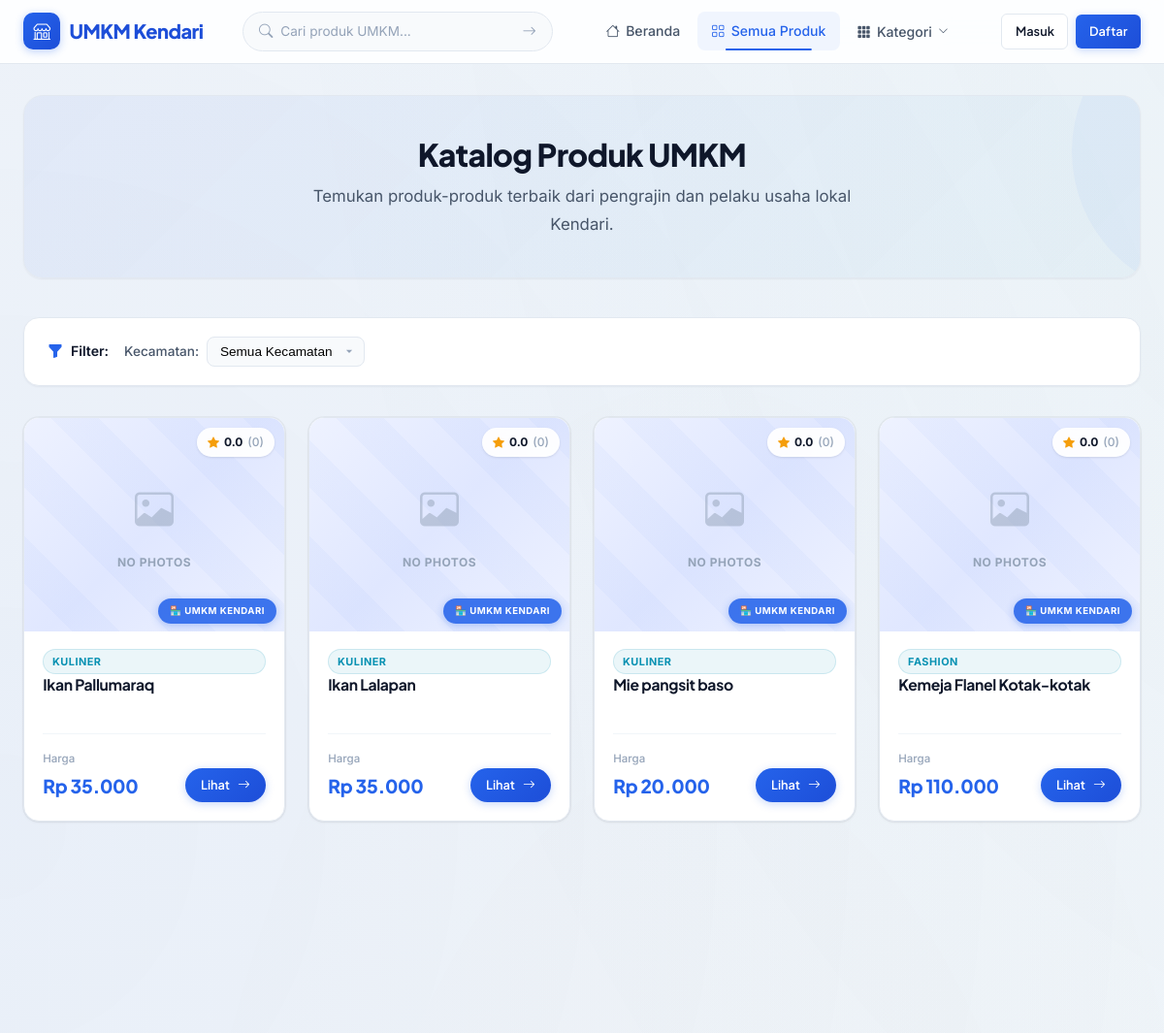
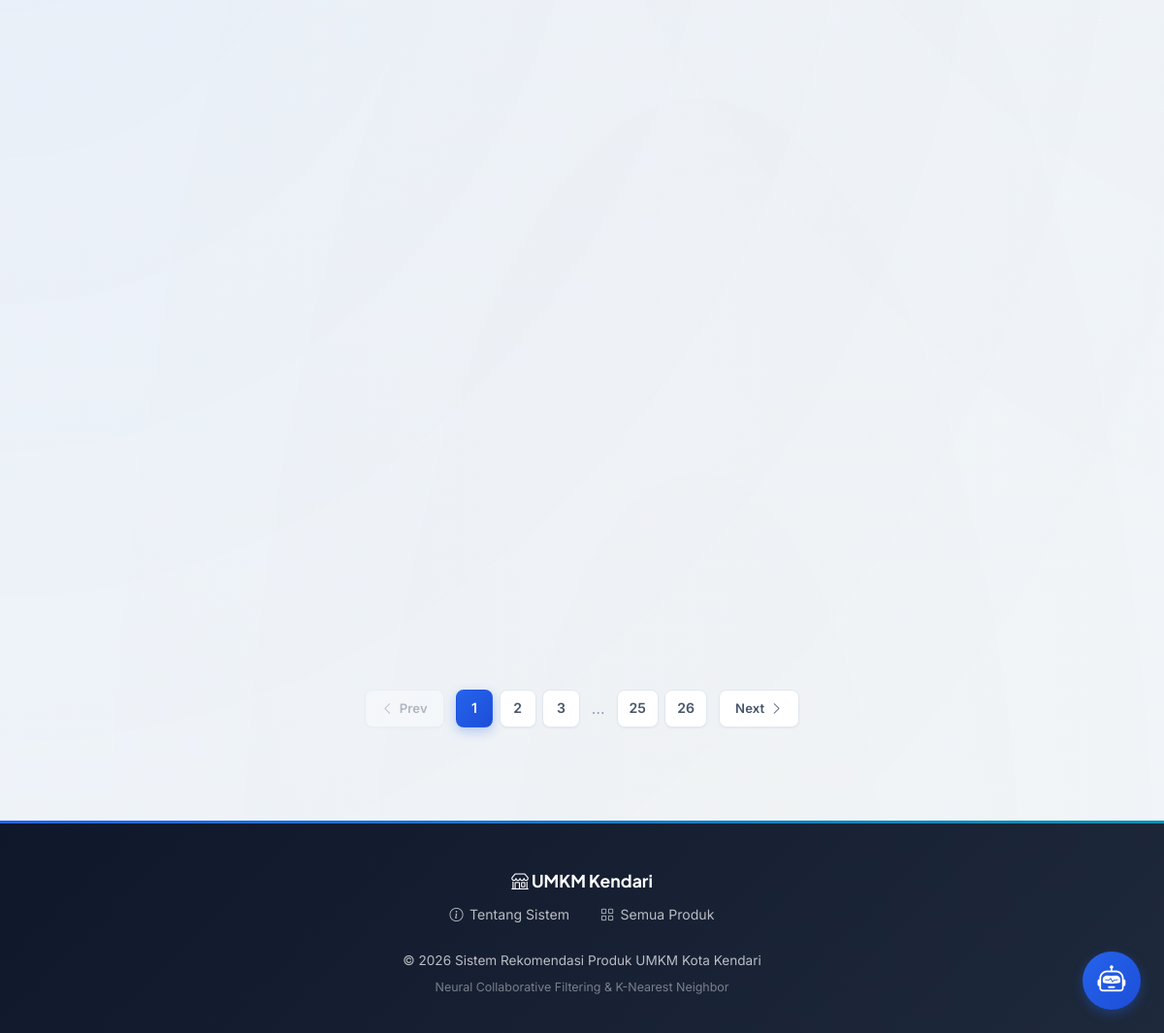
Screenshot of /produk with the database file from the repository (2 pictures, top to bottom).
### tables this page shows
CREATE TABLE produk (
            id INTEGER PRIMARY KEY AUTOINCREMENT,
            nama TEXT NOT NULL,
            deskripsi TEXT DEFAULT '',
            harga REAL NOT NULL DEFAULT 0,
            stok INTEGER NOT NULL DEFAULT 0,
            gambar TEXT DEFAULT 'default.jpg',
            kategori_id INTEGER,
            seller_id INTEGER NOT NULL,
            created_at TIMESTAMP DEFAULT CURRENT_TIMESTAMP, tersedia INTEGER NOT NULL DEFAULT 1, kecamatan TEXT DEFAULT 'Kendari',
            FOREIGN KEY (kategori_id) REFERENCES kategori(id) ON DELETE SET NULL,
            FOREIGN KEY (seller_id) REFERENCES users(id) ON DELETE CASCADE
        );

### routes/main.py (the view)
@main_bp.route('/produk')
def list_produk():
    kecamatan = request.args.get('kecamatan', '')
    kategori_id = request.args.get('kategori', type=int)
    page = request.args.get('page', 1, type=int)
    per_page = 12
    if kecamatan:
        all_produk = Produk.get_by_kecamatan(kecamatan)
    elif kategori_id:
        all_produk = Produk.get_by_kategori(kategori_id)
    else:
        all_produk = Produk.get_all()
    total = len(all_produk)
    total_pages = max(1, (total + per_page - 1) // per_page)
    page = min(page, total_pages)
    start = (page - 1) * per_page
    produk_list = all_produk[start:start + per_page]
    kategori_list = Kategori.get_all()
    kecamatan_list = Produk.get_kecamatan_list()
    return render_template('produk/list.html',
                           produk_list=produk_list,
                           kategori_list=kategori_list,
                           kecamatan_list=kecamatan_list,
                           selected_kecamatan=kecamatan,
                           page=page,
                           total_pages=total_pages,
                           total=total)

### models/database.py (called while the page is built)
def get_db():
    from flask import g
    if 'db' not in g:
        g.db = sqlite3.connect(DATABASE)
        g.db.row_factory = sqlite3.Row
        g.db.execute("PRAGMA foreign_keys = ON")
    return g.db

### models/kategori.py (called while the page is built)
    @staticmethod
    def get_all():
        db = get_db()
        rows = db.execute('SELECT * FROM kategori ORDER BY nama').fetchall()
        return [Kategori(**dict(row)) for row in rows]

### models/produk.py (called while the page is built)
    @staticmethod
    def _base_query():
        return '''
            SELECT p.*,
                   k.nama as kategori_nama,
                   u.nama_lengkap as seller_nama,
                   u.no_telepon as seller_no_telepon,
                   COALESCE(AVG(r.score), 0) as avg_rating,
                   COUNT(r.id) as total_rating
            FROM produk p
            LEFT JOIN kategori k ON p.kategori_id = k.id
            LEFT JOIN users u ON p.seller_id = u.id
            LEFT JOIN ratings r ON p.id = r.produk_id
        '''

    @staticmethod
    def get_all(limit=None, kecamatan=None):
        db = get_db()
        query = Produk._base_query()
        params = []
        if kecamatan:
            query += ' WHERE p.kecamatan = ?'
            params.append(kecamatan)
        query += ' GROUP BY p.id ORDER BY p.created_at DESC'
        if limit:
            query += f' LIMIT {limit}'
        rows = db.execute(query, params).fetchall()
        return [Produk(**dict(row)) for row in rows]

    @staticmethod
    def get_kecamatan_list():
        db = get_db()
        rows = db.execute('SELECT DISTINCT kecamatan FROM produk ORDER BY kecamatan').fetchall()
        return [row['kecamatan'] for row in rows]

### templates/produk/list.html (shortened to what this page needs)
{% extends "base.html" %}
{% block content %}
<div class="container" style="padding-top: 2rem;">
    <div class="page-hero">
        {% if search_keyword %}
        <div class="page-hero-icon">
            <i class="bi bi-search"></i>
        </div>
        <h1>
            Hasil Pencarian: "<span style="color:var(--primary);">{{ search_keyword }}</span>"
        </h1>
        <p>Ditemukan <strong>{{ total }}</strong> produk UMKM yang sesuai dengan pencarian Anda.</p>
        {% else %}
        <h1>Katalog Produk UMKM</h1>
        <p>Temukan produk-produk terbaik dari pengrajin dan pelaku usaha lokal Kendari.</p>
        {% endif %}
    </div>
    <div class="filter-bar">
        <div style="display: flex; align-items: center; gap: 0.5rem;">
            <i class="bi bi-funnel-fill" style="color: var(--primary);"></i>
            <span style="font-weight: 600; color: var(--text-primary); font-size: 0.88rem;">Filter:</span>
        </div>
        <div style="display: flex; align-items: center; gap: 0.5rem;">
            <label for="kecamatan-select" style="font-size: 0.85rem; color: var(--text-secondary); font-weight: 500;">Kecamatan:</label>
            <select id="kecamatan-select" onchange="filterByKecamatan(this.value)">
                <option value="">Semua Kecamatan</option>
            </select>
        </div>
    </div>
    {% if produk_list %}
    <div class="product-grid">
        {% for produk in produk_list %}
        <div class="product-card" style="display: flex; flex-direction: column; height: 100%;">
            <div class="card-image" style="height: 220px; position: relative;">
                <a href="{{ url_for('main.detail_produk', produk_id=produk.id) }}" class="product-image-wrapper">
                    <div class="no-photo-placeholder" style="display: none; position: absolute; top: 0; left: 0; right: 0; bottom: 0;">
                        <i class="bi bi-image"></i>
                        <span>No Photos</span>
                    </div>
                </a>
                <div class="rating-badge">
                    <i class="bi bi-star-fill"></i> {{ "{:.1f}".format(produk.avg_rating) }} <span style="color: var(--text-muted); font-weight: 500;">({{ produk.total_rating }})</span>
                </div>
            </div>
            <div class="card-body" style="flex: 1; display: flex; flex-direction: column;">
                <div class="card-category">
                    {{ produk.kategori_nama or 'Umum' }}
                </div>
                <h3 class="card-title" style="min-height: 2.8rem; margin-bottom: auto;">
                    <a href="{{ url_for('main.detail_produk', produk_id=produk.id) }}">{{ produk.nama }}</a>
                </h3>
                <div class="card-footer-bar">
                    <div>
                        <div class="card-price-label">Harga</div>
                        <div class="card-price-value">Rp {{ "{:,.0f}".format(produk.harga).replace(',', '.') }}</div>
                    </div>
                    <a href="{{ url_for('main.detail_produk', produk_id=produk.id) }}" class="btn btn-primary btn-sm" style="border-radius: var(--radius-full); padding: 0.4rem 1rem;">
                        Lihat <i class="bi bi-arrow-right"></i>
                    </a>
                </div>
            </div>
        </div>
        {% endfor %}
    </div>
    {% if total_pages is defined and total_pages > 1 %}
    {% set qs_parts = [] %}
    {% if search_keyword %}{% set _ = qs_parts.append('q=' ~ search_keyword) %}{% endif %}
    {% if request.args.get('kategori') %}{% set _ = qs_parts.append('kategori=' ~ request.args.get('kategori')) %}{% endif %}
    {% if request.args.get('kecamatan') %}{% set _ = qs_parts.append('kecamatan=' ~ request.args.get('kecamatan')) %}{% endif %}
    {% set base_qs = qs_parts | join('&') %}
    {% set sep = '&' if base_qs else '' %}
    <div class="pagination-wrapper">
        {% if page > 1 %}
        <a href="?{{ base_qs }}{{ sep }}page={{ page - 1 }}" class="page-btn page-btn-nav">
            <i class="bi bi-chevron-left"></i> Prev
        </a>
        {% else %}
        <span class="page-btn page-btn-nav disabled"><i class="bi bi-chevron-left"></i> Prev</span>
        {% endif %}
        <div class="page-numbers">
            {% for p in range(1, total_pages + 1) %}
                {% if p == page %}
                <span class="page-btn active">{{ p }}</span>
                {% elif p <= 2 or p > total_pages - 2 or (p >= page - 2 and p <= page + 2) %}
                <a href="?{{ base_qs }}{{ sep }}page={{ p }}" class="page-btn">{{ p }}</a>
                {% elif p == 3 or p == total_pages - 2 %}
                <span class="page-ellipsis">…</span>
                {% endif %}
            {% endfor %}
        </div>
        {% if page < total_pages %}
        <a href="?{{ base_qs }}{{ sep }}page={{ page + 1 }}" class="page-btn page-btn-nav">
            Next <i class="bi bi-chevron-right"></i>
        </a>
        {% else %}
        <span class="page-btn page-btn-nav disabled">Next <i class="bi bi-chevron-right"></i></span>
        {% endif %}
    </div>
    {% endif %}
    {% endif %}
</div>
{% endblock %}

### rows the page displays
produk: avg_rating "0.0", total_rating "0", kategori_nama "KULINER", nama "Ikan Pallumaraq", harga "35.000"
produk: avg_rating "0.0", total_rating "0", kategori_nama "KULINER", nama "Ikan Lalapan", harga "35.000"
produk: avg_rating "0.0", total_rating "0", kategori_nama "KULINER", nama "Mie pangsit baso", harga "20.000"
produk: avg_rating "0.0", total_rating "0", kategori_nama "FASHION", nama "Kemeja Flanel Kotak-kotak", harga "110.000"

### other values shown
{{ p }} "1"
{{ p }} "2" "3" "25" "26"
